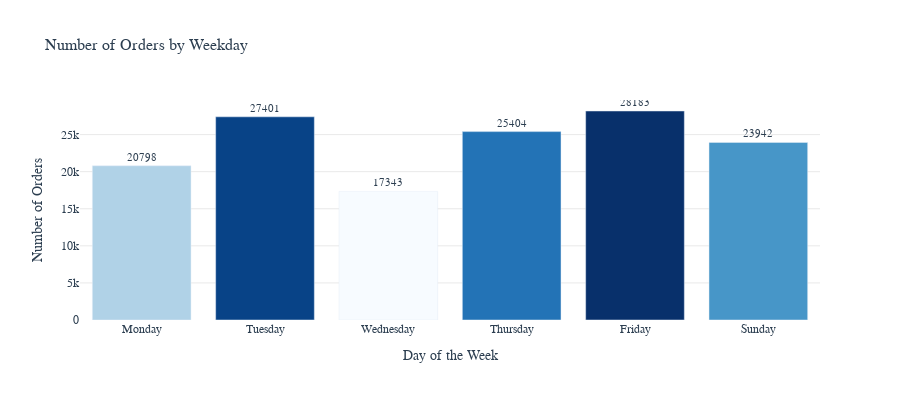

This figure's notebook cell:
### Markdown cell above
# How many orders per day?

### Code cell
import plotly.express as px

# Create clean, minimalistic bar chart
fig = px.bar(plot2, x='WeekDay', y='InvoiceNo',
             title='Number of Orders by Weekday',
             labels={'WeekDay':'Day of the Week', 'InvoiceNo': 'Number of Orders'},
             color='InvoiceNo',
             color_continuous_scale='Blues',
             text='InvoiceNo')

# Clean minimalistic styling
fig.update_layout(
    title_font_size=16,
    font=dict(family="Arial", size=12, color="#2c3e50"),
    plot_bgcolor='white',
    paper_bgcolor='white',
    coloraxis_showscale=False,
    height=400
)

# Format text labels
fig.update_traces(textposition='outside', textfont_size=11)

# Subtle gridlines only
fig.update_xaxes(showgrid=False)
fig.update_yaxes(showgrid=True, gridcolor='lightgrey', gridwidth=0.5)

fig.show()

### Figure 1 — Plotly figure (JSON) as saved in the notebook; plotly's stock layout.template omitted (floating-point values rounded to 4 significant figures)
{"data": [{"alignmentgroup": "True", "hovertemplate": "Day of the Week=%{x}<br>Number of Orders=%{marker.color}<extra></extra>", "legendgroup": "", "marker": {"color": [20798, 27401, 17343, 25404, 28183, 23942], "coloraxis": "coloraxis", "pattern": {"shape": ""}}, "name": "", "offsetgroup": "", "orientation": "v", "showlegend": false, "text": [20798, 27401, 17343, 25404, 28183, 23942], "textfont": {"size": 11}, "textposition": "outside", "type": "bar", "x": ["Monday", "Tuesday", "Wednesday", "Thursday", "Friday", "Sunday"], "xaxis": "x", "y": [20798, 27401, 17343, 25404, 28183, 23942], "yaxis": "y"}], "layout": {"barmode": "relative", "coloraxis": {"colorbar": {"title": {"text": "Number of Orders"}}, "colorscale": [[0, "rgb(247,251,255)"], [0.125, "rgb(222,235,247)"], [0.25, "rgb(198,219,239)"], [0.375, "rgb(158,202,225)"], [0.5, "rgb(107,174,214)"], [0.625, "rgb(66,146,198)"], [0.75, "rgb(33,113,181)"], [0.875, "rgb(8,81,156)"], [1, "rgb(8,48,107)"]], "showscale": false}, "font": {"color": "#2c3e50", "family": "Arial", "size": 12}, "height": 400, "legend": {"tracegroupgap": 0}, "paper_bgcolor": "white", "plot_bgcolor": "white", "title": {"font": {"size": 16}, "text": "Number of Orders by Weekday"}, "xaxis": {"anchor": "y", "domain": [0, 1], "showgrid": false, "title": {"text": "Day of the Week"}}, "yaxis": {"anchor": "x", "domain": [0, 1], "gridcolor": "lightgrey", "gridwidth": 0.5, "showgrid": true, "title": {"text": "Number of Orders"}}}}
